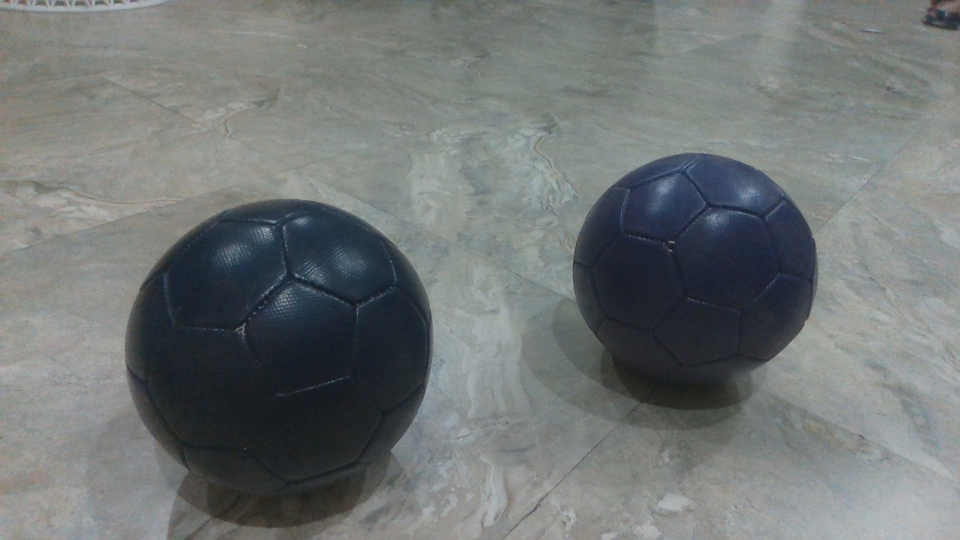
#> input picture CV/bvm.jpg, 1920 x 1080 px (shown at 1/2 size)
$ python color_hsv_finder.py
#> lines starting #> are read from the running program, lines starting #| are printed output that depends on the picture; after the words box and inside, x2 and y2 are one past the last pixel; in counts of white or black regions, pixels touching at a corner belong together
import cv2
import urllib.request
import numpy as np

def nothing(x):
    pass

def use_values(l_h, l_s, l_v, u_h, u_s, u_v):
    # Example function that uses the values
    print(f"LH: {l_h}, LS: {l_s}, LV: {l_v}, UH: {u_h}, US: {u_s}, UV: {u_v}")

#change the IP address below according to the
#IP shown in the Serial monitor of  Arduino code

cv2.namedWindow("live transmission", cv2.WINDOW_AUTOSIZE)

cv2.namedWindow("Tracking")
cv2.createTrackbar("LH", "Tracking", 0, 255, nothing)
#> slider 'LH' is set to 51
cv2.createTrackbar("LS", "Tracking", 0, 255, nothing)
#> slider 'LS' is set to 51
cv2.createTrackbar("LV", "Tracking", 0, 255, nothing)
#> slider 'LV' is set to 51
cv2.createTrackbar("UH", "Tracking", 255, 255, nothing)
cv2.createTrackbar("US", "Tracking", 255, 255, nothing)
cv2.createTrackbar("UV", "Tracking", 255, 255, nothing)

while True:
    # imgnp=cv2.imread("blue.jpg")
    # frame=cv2.imdecode(imgnp,-1)

    #BLUE:LH: 83, LS: 62, LV: 24, UH: 134, US: 187, UV: 118
    #RED:LH: 0, LS: 147, LV: 0, UH: 88, US: 227, UV: 199

    frame = cv2.imread("bvm.jpg")
#> frame is the input picture: shape (1080, 1920, 3); mean B, G, R 117.3, 117.6, 112.8
    frame = cv2.resize(frame, (640, 480))
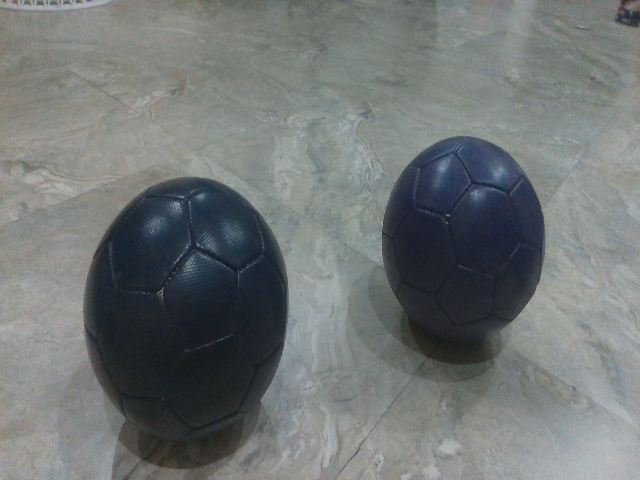
#> frame: shape (480, 640, 3); mean B, G, R 117.3, 117.6, 112.8


    hsv = cv2.cvtColor(frame, cv2.COLOR_BGR2HSV)
#> hsv: shape (480, 640, 3); mean H, S, V 72.1, 27.6, 120.5

    l_h = cv2.getTrackbarPos("LH", "Tracking")
    l_s = cv2.getTrackbarPos("LS", "Tracking")
    l_v = cv2.getTrackbarPos("LV", "Tracking")

    u_h = cv2.getTrackbarPos("UH", "Tracking")
    u_s = cv2.getTrackbarPos("US", "Tracking")
    u_v = cv2.getTrackbarPos("UV", "Tracking")

    # Use the values here or pass them to another function
    use_values(l_h, l_s, l_v, u_h, u_s, u_v)

    l_b = np.array([l_h, l_s, l_v])
    u_b = np.array([u_h, u_s, u_v])

    mask = cv2.inRange(hsv, l_b, u_b)
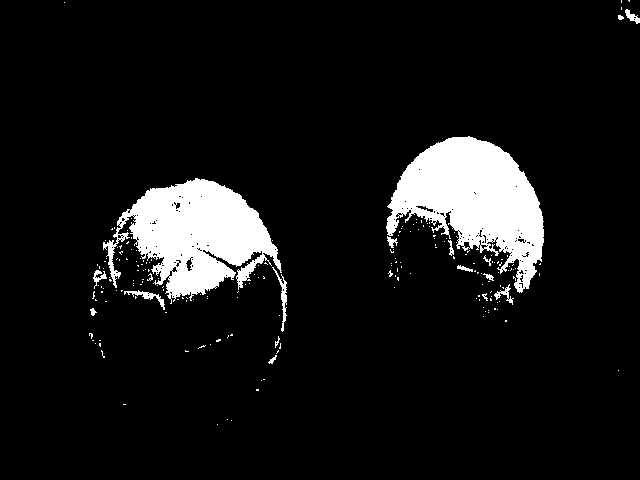
#> mask: shape (480, 640); 8.6% white; 199 white regions (181 under 20 px), largest, box (x1, y1, x2, y2) and area: (386, 136, 544, 293) 12995, (103, 178, 282, 304) 11987, (272, 267, 287, 332) 228
    res = cv2.bitwise_and(frame, frame, mask=mask)
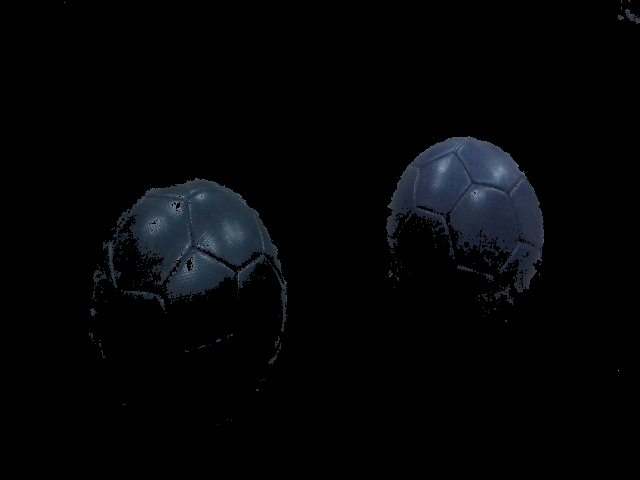
#> res: shape (480, 640, 3); mean B, G, R 6.3, 4.9, 3.9

    cv2.imshow("live transmission", frame)
    cv2.imshow("mask", mask)
    cv2.imshow("res", res)
    key=cv2.waitKey(5)
#> (key q is pressed here)
    if key==ord('q'):
        break

cv2.destroyAllWindows()

$ run again, with CV/blue.jpg copied over CV/bvm.jpg
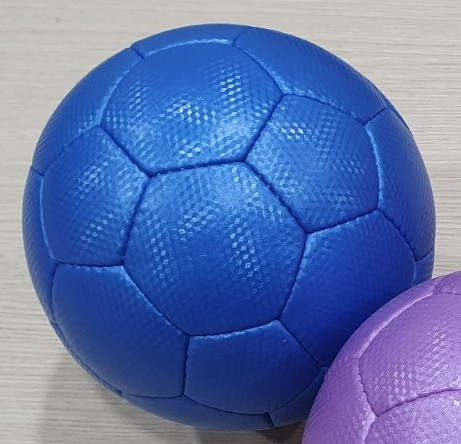
#> input picture CV/blue.jpg, 461 x 444 px
#> frame is the input picture: shape (444, 461, 3); mean B, G, R 172.9, 115.2, 92.9
#> frame: shape (480, 640, 3)
#> hsv: shape (480, 640, 3); mean H, S, V 89.6, 132, 174.7
#> `mask = cv2.inRange(hsv, l_b, u_b)`:
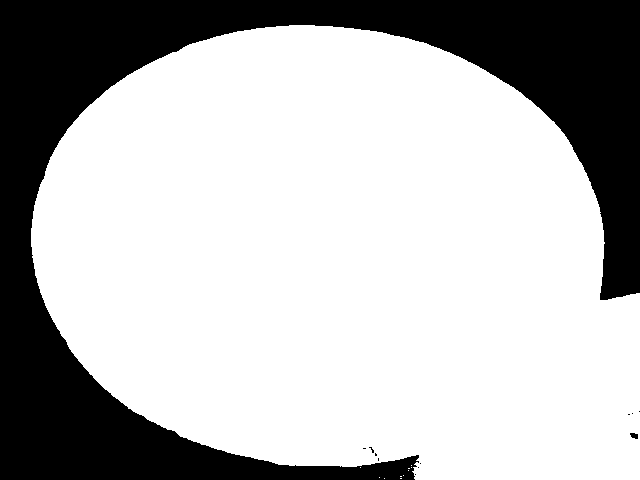
#> mask: shape (480, 640); 71.7% white; 12 black regions (10 under 20 px), largest, box (x1, y1, x2, y2) and area: (0, 0, 640, 480) 86933, (630, 433, 638, 439) 36
#> `res = cv2.bitwise_and(frame, frame, mask=mask)`:
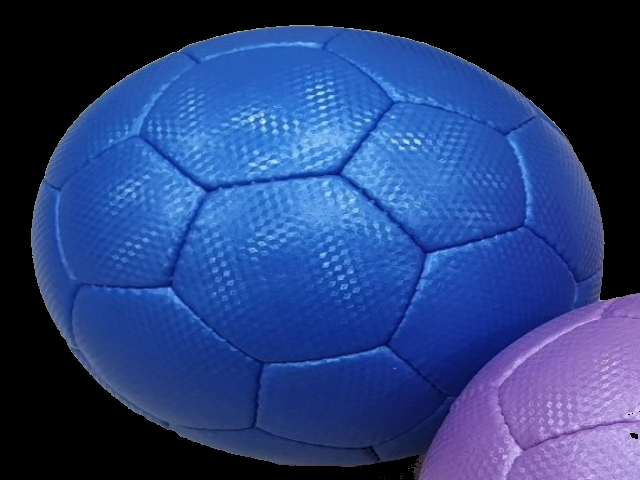
#> res: shape (480, 640, 3); mean B, G, R 121.5, 62.8, 39.8
